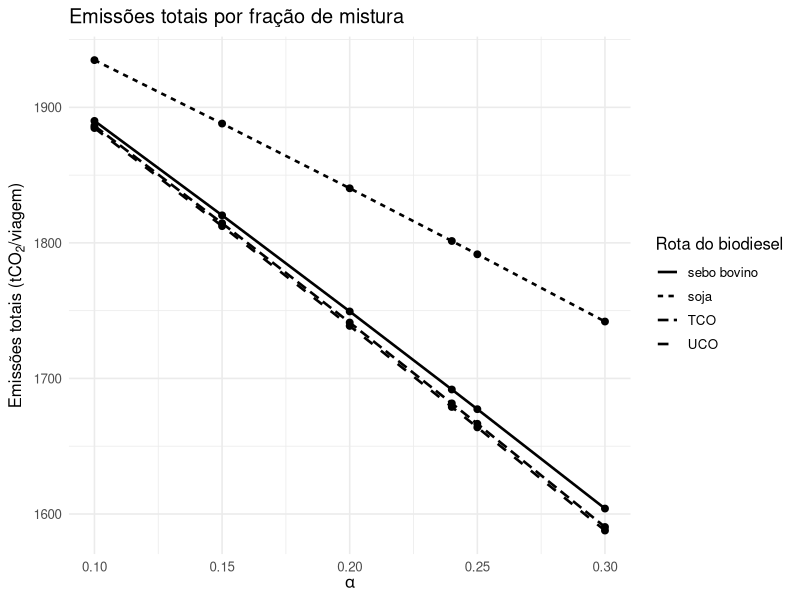
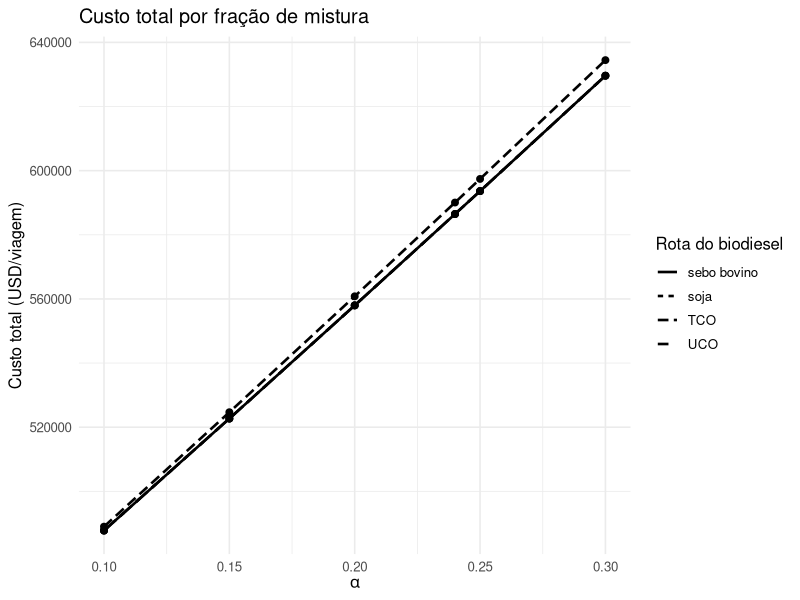
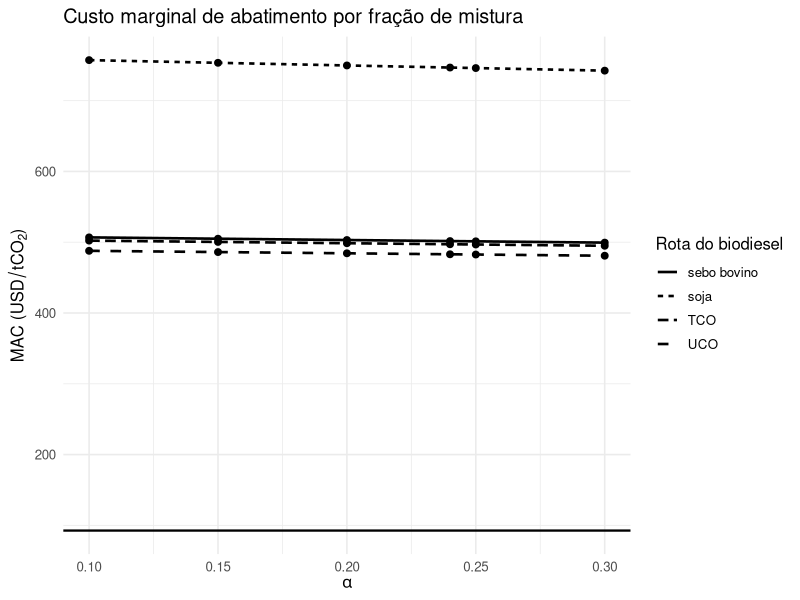
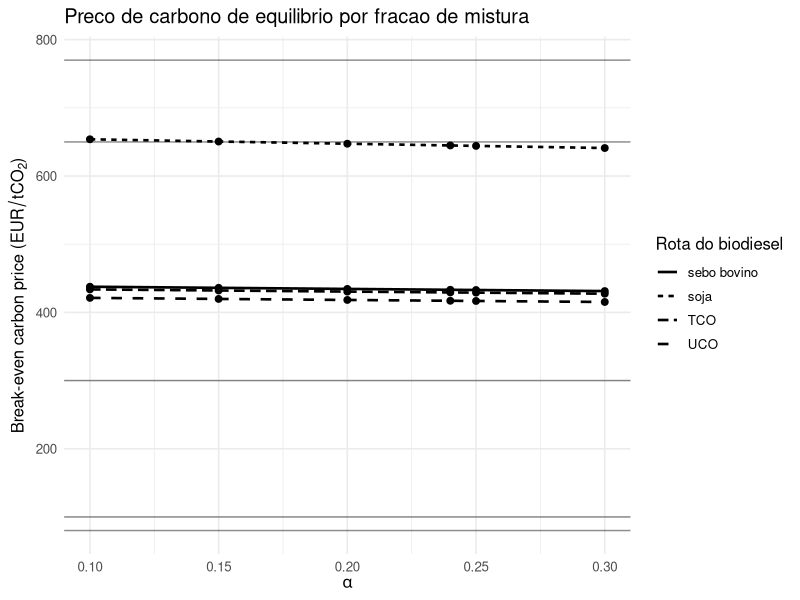
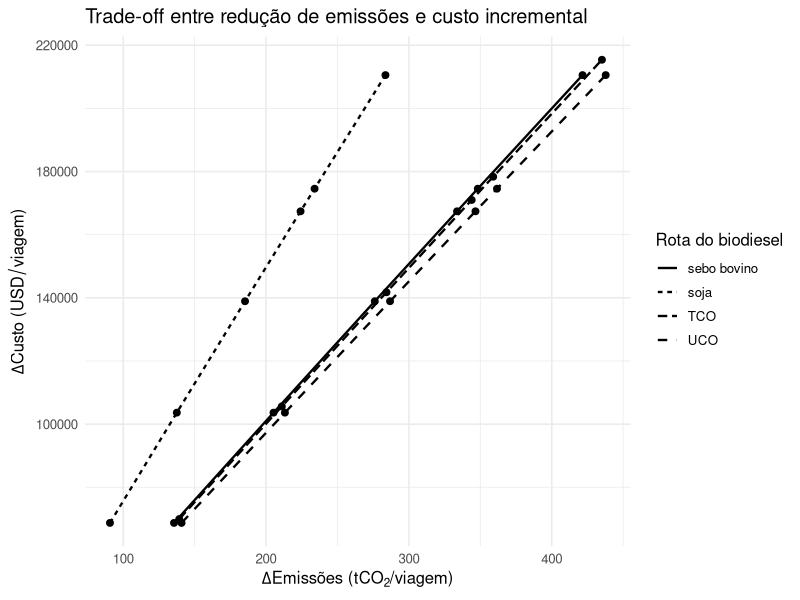
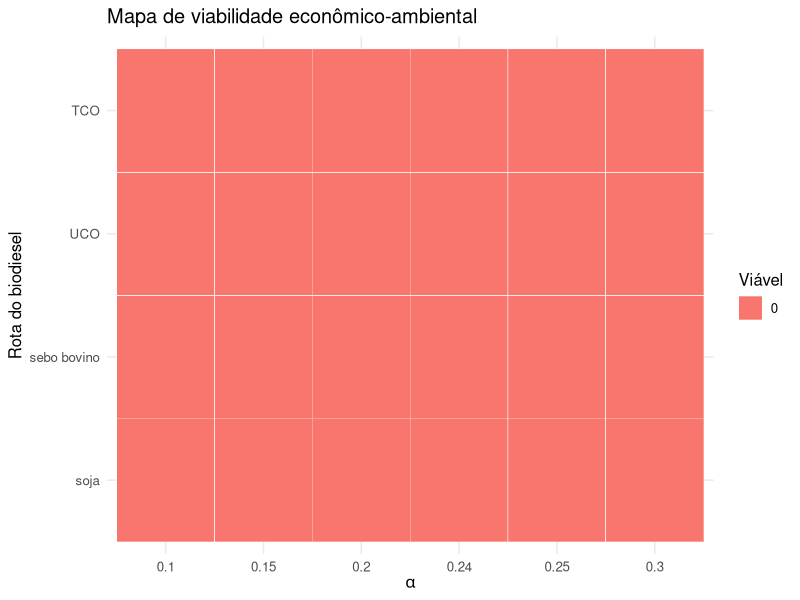
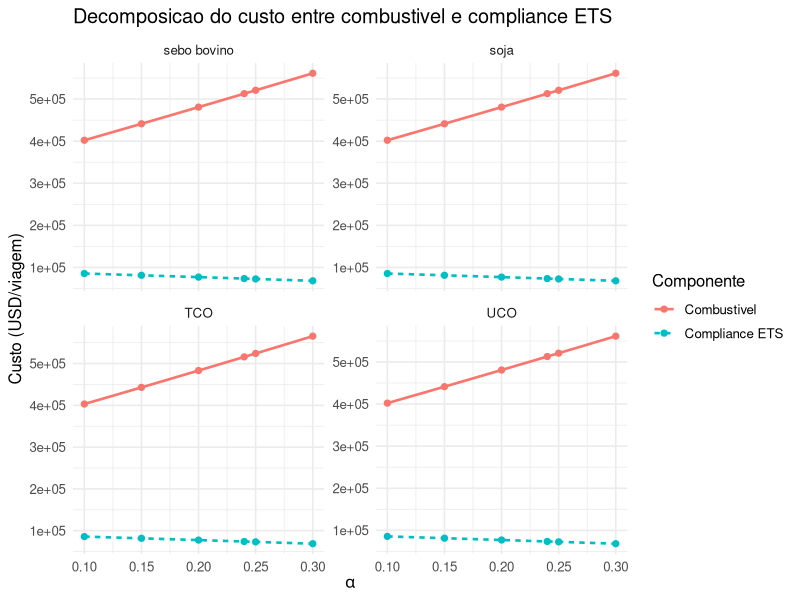
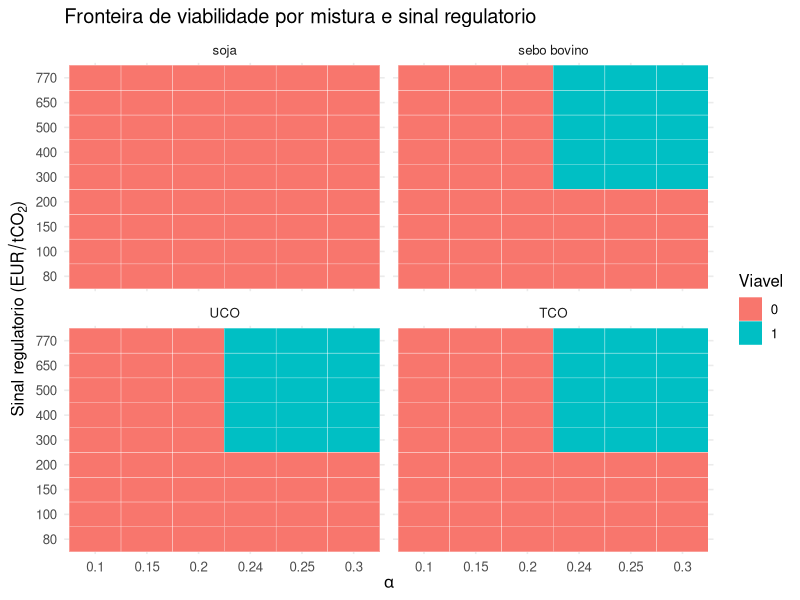

Generate these figures, in order, with R:
# ============================================================
# Planejamento experimental do modelo de biobunker
# Dissertação de mestrado - versão inicial
# ============================================================

# -----------------------------
# Pacotes
# -----------------------------
suppressPackageStartupMessages({
  library(dplyr)
  library(tidyr)
  library(purrr)
  library(ggplot2)
  library(readr)
  library(stringr)
  library(forcats)
})

# -----------------------------
# Diretórios de saída
# -----------------------------
dir.create("resultados", showWarnings = FALSE)
dir.create("resultados/tabelas", recursive = TRUE, showWarnings = FALSE)
dir.create("resultados/graficos", recursive = TRUE, showWarnings = FALSE)

# -----------------------------
# Parâmetros globais
# -----------------------------

# Rota-base: Santos -> Roterdã
D_base_km   <- 10120      # km
V_base_kmh  <- 25.93      # km/h
c_base_tday <- 40         # t/dia

# Conversões operacionais
c_base_th <- c_base_tday / 24  # t/h

# Misturas avaliadas
alpha_grid <- c(0.10, 0.15, 0.20, 0.24, 0.25, 0.30)

# Rotas de produção do biodiesel
# Neste trabalho, TCO = Technical Corn Oil (óleo técnico de milho).
# A sigla não se refere a Tall Oil Crude.
rotas_bio <- c("soja", "sebo bovino", "UCO", "TCO")

# Critérios de viabilidade
delta_ref <- 0.15           # referência para critério ambiental
gamma_ref_eur <- 80         # EUR/tCO2, referência para comparar com MAC

# Faixas para sensibilidade
delta_grid <- c(0.10, 0.15, 0.20, 0.25)
gamma_grid_eur <- c(60, 80, 100)

# Câmbio de referência para comparar MAC (USD/tCO2) com gamma de referência (EUR/tCO2).
# Fonte: ECB euro foreign exchange reference rates, USD = 1.1581 em 11/03/2026.
# https://www.ecb.europa.eu/stats/policy_and_exchange_rates/euro_reference_exchange_rates/html/index.en.html
eur_to_usd_ref <- 1.1581
gamma_ref <- gamma_ref_eur * eur_to_usd_ref
gamma_grid <- gamma_grid_eur * eur_to_usd_ref

# Componente gamma^comp associado ao custo explícito de compliance do EU ETS
# na rota Santos -> Roterdã, em modelagem simplificada.
# Regras-base:
# - viagens extra-UE para UE: 50% das emissões elegíveis cobertas;
# - phase-in: 100% para emissões de 2026 em diante;
# - biomassa sustentável elegível: fator zero para surrender no EU ETS.
gamma_comp_eur_ref <- 80
gamma_comp_usd_ref <- gamma_comp_eur_ref * eur_to_usd_ref
ets_coverage_ref <- 0.50
ets_phase_in_ref <- 1.00

# Sensibilidade econômica
pb_mult_grid    <- c(0.80, 1.00, 1.20)
pbio_mult_grid  <- c(0.80, 1.00, 1.20)

# Sensibilidade ambiental
fe_mult_grid <- c(0.90, 1.00, 1.10)

# Sensibilidade operacional
op_mult_grid <- c(0.90, 1.00, 1.10)

# Sensibilidade específica para TCO
tco_fe_mult_grid <- c(0.80, 1.00, 1.20)
tco_price_mult_grid <- c(0.70, 0.85, 1.00, 1.15)

# Penalidade de interação da mistura na eficiência do motor.
# Valor pequeno e configurável para evitar comportamento idealizado demais do blend.
# Base empírica para modelar efeito do teor de biodiesel sobre consumo/eficiência:
# - Gokalp, Buyukkaya, Soyhan (2011), Biomass and Bioenergy 35(8):3575-3583,
#   doi:10.1016/j.biombioe.2011.05.015. Em misturas com marine fuel e SME,
#   o BSFC aumenta e os blends de menor teor preservam melhor o desempenho.
# - Lujan et al. (2020), Applied Sciences 10(3):907, doi:10.3390/app10030907.
#   O aumento do teor de biodiesel eleva o consumo específico e reduz a BTE.
# - Zhu et al. (2012), Applied Energy 99:363-371, doi:10.1016/j.apenergy.2012.05.049.
#   BSFC e BTE variam com o blend e com a carga, indicando resposta não linear.
eta_blend_penalty <- 0.015

# -----------------------------
# Propriedades dos combustíveis
# -----------------------------

# Bunker fuel
PCI_b  <- 40.2             # MJ/kg
eta_b  <- 0.45
p_b    <- 0.50             # USD/kg
FE_b   <- 3.114            # kgCO2/kg

# Biodiesel por rota
# TCO = technical corn oil / distillers corn oil, subproduto da cadeia do milho
# e do etanol de milho. A sigla não se refere, aqui, a Tall Oil Crude.
# A literatura trata o TCO como óleo não comestível recuperado de thin
# stillage/DDGS em plantas dry mill de etanol de milho. No contexto regulatório
# europeu, o feedstock aparece na Union Database como matéria-prima
# reconhecida, mas sem marcação Annex IX, diferindo de UCO.
# Referências:
# - Wang et al. (2015), Biotechnol Biofuels 8:178, doi:10.1186/s13068-015-0350-8.
#   No método marginal, o biodiesel de technical corn oil apresentou 14 gCO2e/MJ.
# - Dhinesh et al. (2019), Data in Brief 25:104308, PMCID: PMC6838419.
#   O biodiesel B100 de corn oil methyl ester reportou calorific value de 36.64 MJ/kg.
# - Washington Administrative Code 173-424-110(137): define technical corn oil
#   como óleo não alimentar recuperado de thin stillage/DDGS.
# - Union Database for Biofuels (EC, revisão Nov/2025): "Technical corn oil"
#   listado como matéria-prima reconhecida, sem tag Annex IX.
# Observação metodológica: para TCO, o fator de emissão WTW é mais sensível ao
# método de alocação de coprodutos do que em rotas residuais mais consolidadas,
# razão pela qual o modelo inclui sensibilidade específica para FE e preço.
fuel_tbl <- tibble(
  rota = rotas_bio,
  PCI_bio = c(37.68, 37.68, 37.68, 36.64),      # MJ/kg
  eta_bio = c(0.43, 0.43, 0.43, 0.43),
  p_bio   = c(1.60, 1.60, 1.60, 1.60),          # USD/kg (valor inicial; pode ser ajustado)
  FE_bio  = c(1.32, 0.64, 0.56, 0.513)          # kgCO2/kg: soja, sebo bovino, UCO, TCO
)

FE_b_ttw_ets <- FE_b
FE_bio_ttw_ets <- 0

# -----------------------------
# Funções auxiliares
# -----------------------------

calc_operacao <- function(D_km, V_kmh, c_tday) {
  c_th <- c_tday / 24
  T_h  <- D_km / V_kmh
  F_t  <- c_th * T_h
  F_kg <- 1000 * F_t

  tibble(
    D_km = D_km,
    V_kmh = V_kmh,
    c_tday = c_tday,
    c_th = c_th,
    T_h = T_h,
    F_t = F_t,
    F_kg = F_kg
  )
}

calc_cenario <- function(alpha, rota,
                         D_km = D_base_km,
                         V_kmh = V_base_kmh,
                         c_tday = c_base_tday,
                         p_b_val = p_b,
                         FE_b_val = FE_b,
                         PCI_b_val = PCI_b,
                         eta_b_val = eta_b,
                         delta_val = delta_ref,
                         gamma_ref_val_eur = gamma_ref_eur,
                         eur_to_usd_val = eur_to_usd_ref,
                         gamma_comp_val_eur = gamma_comp_eur_ref,
                         ets_coverage_val = ets_coverage_ref,
                         ets_phase_in_val = ets_phase_in_ref,
                         FE_b_ttw_ets_val = FE_b_ttw_ets,
                         FE_bio_ttw_ets_val = FE_bio_ttw_ets,
                         eta_blend_penalty_val = eta_blend_penalty,
                         fuel_data = fuel_tbl) {

  op <- calc_operacao(D_km, V_kmh, c_tday)

  bio <- fuel_data %>% filter(rota == !!rota)

  stopifnot(nrow(bio) == 1)

  gamma_ref_val_usd <- gamma_ref_val_eur * eur_to_usd_val
  gamma_comp_val_usd <- gamma_comp_val_eur * eur_to_usd_val

  # Mantém o mesmo serviço energético útil da viagem em todos os cenários.
  # Essa é a comparação operacionalmente mais consistente: mesma rota, mesma carga,
  # mesma velocidade/meta de viagem, logo a demanda útil é fixa e a massa consumida
  # passa a depender do blend e da eficiência efetiva.
  E_req_MJ <- op$F_kg * PCI_b_val * eta_b_val

  PCI_mix <- (1 - alpha) * PCI_b_val + alpha * bio$PCI_bio
  p_mix   <- (1 - alpha) * p_b_val + alpha * bio$p_bio
  FE_mix  <- (1 - alpha) * FE_b_val + alpha * bio$FE_bio
  FE_mix_ets_ttw <- (1 - alpha) * FE_b_ttw_ets_val + alpha * FE_bio_ttw_ets_val
  eta_mix_ideal <- (((1 - alpha) * PCI_b_val * eta_b_val) +
    (alpha * bio$PCI_bio * bio$eta_bio)) / PCI_mix
  # A penalidade alpha*(1-alpha) representa desvio moderado do caso ideal de mistura.
  # Ela evita MAC constante em alpha e reflete o fato de que o desempenho do motor
  # com blends reais depende do teor de biodiesel, da atomização e da combustão.
  eta_mix <- pmax(eta_mix_ideal - eta_blend_penalty_val * alpha * (1 - alpha), 1e-9)
  e_mix_util_MJ_kg <- PCI_mix * eta_mix
  F_mix_kg <- E_req_MJ / e_mix_util_MJ_kg

  m_b_kg <- F_mix_kg * (1 - alpha)
  m_bio_kg <- F_mix_kg * alpha

  # Cenário convencional
  G0_kg <- op$F_kg * FE_b_val
  G0_t  <- G0_kg / 1000
  C0_fuel <- op$F_kg * p_b_val
  ETS0_t <- op$F_kg * FE_b_ttw_ets_val / 1000 * ets_coverage_val * ets_phase_in_val
  C0_comp <- ETS0_t * gamma_comp_val_usd
  C0 <- C0_fuel + C0_comp

  # Cenário mistura
  G_kg <- F_mix_kg * FE_mix
  G_t  <- G_kg / 1000
  C_fuel <- F_mix_kg * p_mix
  ETS_t <- F_mix_kg * FE_mix_ets_ttw / 1000 * ets_coverage_val * ets_phase_in_val
  C_comp <- ETS_t * gamma_comp_val_usd
  C <- C_fuel + C_comp

  Delta_G_t <- G0_t - G_t
  Delta_C   <- C - C0

  MAC <- ifelse(abs(Delta_G_t) < 1e-12, NA_real_, Delta_C / Delta_G_t)
  MAC_eur <- MAC / eur_to_usd_val
  break_even_usd <- MAC
  break_even_eur <- MAC_eur

  # Energia química e útil
  E_quim_MJ <- (m_b_kg * PCI_b_val) + (m_bio_kg * bio$PCI_bio)
  E_quim_GJ <- E_quim_MJ / 1000
  E_util_GJ <- E_quim_GJ * eta_mix
  eta_mix_eff <- ifelse(E_quim_GJ > 0, E_util_GJ / E_quim_GJ, NA_real_)

  # Critério de viabilidade
  V <- ifelse((G_t <= (1 - delta_val) * G0_t) & (!is.na(MAC)) & (MAC <= gamma_ref_val_usd), 1, 0)

  tibble(
    rota = rota,
    alpha = alpha,
    D_km = op$D_km,
    V_kmh = op$V_kmh,
    c_tday = op$c_tday,
    T_h = op$T_h,
    F_t = op$F_t,
    F0_kg = op$F_kg,
    F_kg = F_mix_kg,
    m_b_kg = m_b_kg,
    m_bio_kg = m_bio_kg,
    PCI_mix = PCI_mix,
    p_mix = p_mix,
    FE_mix = FE_mix,
    FE_mix_ets_ttw = FE_mix_ets_ttw,
    eta_mix = eta_mix_eff,
    E_req_GJ = E_req_MJ / 1000,
    E_quim_GJ = E_quim_GJ,
    E_util_GJ = E_util_GJ,
    G_t = G_t,
    ETS_t = ETS_t,
    C_fuel_USD = C_fuel,
    C_comp_USD = C_comp,
    C_USD = C,
    G0_t = G0_t,
    ETS0_t = ETS0_t,
    C0_fuel_USD = C0_fuel,
    C0_comp_USD = C0_comp,
    C0_USD = C0,
    Delta_G_t = Delta_G_t,
    Delta_C_USD = Delta_C,
    MAC_USD_tCO2 = MAC,
    MAC_EUR_tCO2 = MAC_eur,
    break_even_USD_tCO2 = break_even_usd,
    break_even_EUR_tCO2 = break_even_eur,
    delta_ref = delta_val,
    gamma_ref_eur = gamma_ref_val_eur,
    gamma_ref_usd = gamma_ref_val_usd,
    gamma_comp_eur = gamma_comp_val_eur,
    gamma_comp_usd = gamma_comp_val_usd,
    ets_coverage = ets_coverage_val,
    ets_phase_in = ets_phase_in_val,
    eur_to_usd = eur_to_usd_val,
    V = V
  )
}

save_plot <- function(plot_obj, filename, width = 9, height = 6, dpi = 300) {
  ggsave(
    filename = file.path("resultados/graficos", filename),
    plot = plot_obj,
    width = width,
    height = height,
    dpi = dpi,
    bg = "white"
  )
}

# -----------------------------
# Setup E1 - Cenário-base
# -----------------------------
res_E1 <- expand_grid(
  alpha = alpha_grid,
  rota = rotas_bio
) %>%
  pmap_dfr(\(alpha, rota) calc_cenario(alpha = alpha, rota = rota))

write_csv(res_E1, "resultados/tabelas/E1_cenario_base.csv")

# -----------------------------
# Setup E2 - Sensibilidade econômica
# -----------------------------
res_E2 <- expand_grid(
  alpha = alpha_grid,
  rota = rotas_bio,
  pb_mult = pb_mult_grid,
  pbio_mult = pbio_mult_grid
) %>%
  left_join(fuel_tbl, by = c("rota" = "rota")) %>%
  mutate(
    p_bio_adj = p_bio * pbio_mult,
    p_b_adj = p_b * pb_mult,
    fuel_data_adj = pmap(
      list(rota, PCI_bio, eta_bio, p_bio_adj, FE_bio),
      \(rota, PCI_bio, eta_bio, p_bio_adj, FE_bio) {
        tibble(
          rota = rota,
          PCI_bio = PCI_bio,
          eta_bio = eta_bio,
          p_bio = p_bio_adj,
          FE_bio = FE_bio
        )
      }
    ),
    data = pmap(
      list(alpha, rota, p_b_adj, fuel_data_adj),
      \(alpha, rota, p_b_adj, fuel_data_adj) {
        calc_cenario(
          alpha = alpha,
          rota = rota,
          p_b_val = p_b_adj,
          fuel_data = fuel_data_adj
        )
      }
    )
  ) %>%
  mutate(
    data = pmap(
      list(data, pb_mult, pbio_mult),
      \(data, pb_mult, pbio_mult) {
        bind_cols(tibble(pb_mult = pb_mult, pbio_mult = pbio_mult), data)
      }
    )
  ) %>%
  pull(data) %>%
  list_rbind()

write_csv(res_E2, "resultados/tabelas/E2_sensibilidade_economica.csv")

# -----------------------------
# Setup E3 - Sensibilidade ambiental
# -----------------------------
res_E3 <- expand_grid(
  alpha = alpha_grid,
  rota = rotas_bio,
  fe_mult = fe_mult_grid
) %>%
  left_join(fuel_tbl, by = c("rota" = "rota")) %>%
  mutate(
    FE_bio_adj = FE_bio * fe_mult,
    fuel_data_adj = pmap(
      list(rota, PCI_bio, eta_bio, p_bio, FE_bio_adj),
      \(rota, PCI_bio, eta_bio, p_bio, FE_bio_adj) {
        tibble(
          rota = rota,
          PCI_bio = PCI_bio,
          eta_bio = eta_bio,
          p_bio = p_bio,
          FE_bio = FE_bio_adj
        )
      }
    ),
    data = pmap(
      list(alpha, rota, fuel_data_adj),
      \(alpha, rota, fuel_data_adj) {
        calc_cenario(
          alpha = alpha,
          rota = rota,
          fuel_data = fuel_data_adj
        )
      }
    )
  ) %>%
  mutate(
    data = pmap(
      list(data, fe_mult),
      \(data, fe_mult) bind_cols(tibble(fe_mult = fe_mult), data)
    )
  ) %>%
  pull(data) %>%
  list_rbind()

write_csv(res_E3, "resultados/tabelas/E3_sensibilidade_ambiental.csv")

# -----------------------------
# Setup E4 - Sensibilidade regulatória
# -----------------------------
res_E4 <- expand_grid(
  alpha = alpha_grid,
  rota = rotas_bio,
  gamma_ref_eur = gamma_grid_eur,
  delta_ref = delta_grid
) %>%
  mutate(
    data = pmap(
      list(alpha, rota, delta_ref, gamma_ref_eur),
      \(alpha, rota, delta_ref, gamma_ref_eur) {
        calc_cenario(
          alpha = alpha,
          rota = rota,
          delta_val = delta_ref,
          gamma_ref_val_eur = gamma_ref_eur
        )
      }
    )
  ) %>%
  pull(data) %>%
  list_rbind()

write_csv(res_E4, "resultados/tabelas/E4_sensibilidade_regulatoria.csv")

# -----------------------------
# Setup E5 - Sensibilidade operacional
# -----------------------------
res_E5 <- expand_grid(
  alpha = alpha_grid,
  rota = rotas_bio,
  D_mult = op_mult_grid,
  V_mult = op_mult_grid,
  c_mult = op_mult_grid
) %>%
  mutate(
    D_adj = D_base_km * D_mult,
    V_adj = V_base_kmh * V_mult,
    c_adj = c_base_tday * c_mult,
    data = pmap(
      list(alpha, rota, D_adj, V_adj, c_adj),
      \(alpha, rota, D_adj, V_adj, c_adj) {
        calc_cenario(
          alpha = alpha,
          rota = rota,
          D_km = D_adj,
          V_kmh = V_adj,
          c_tday = c_adj
        )
      }
    )
  ) %>%
  mutate(
    data = pmap(
      list(data, D_mult, V_mult, c_mult),
      \(data, D_mult, V_mult, c_mult) {
        bind_cols(tibble(D_mult = D_mult, V_mult = V_mult, c_mult = c_mult), data)
      }
    )
  ) %>%
  pull(data) %>%
  list_rbind()

write_csv(res_E5, "resultados/tabelas/E5_sensibilidade_operacional.csv")

# -----------------------------
# Setup E6 - Caminhos de viabilidade regulatória
# -----------------------------
policy_tbl <- tibble(
  policy_path = c(
    "EU ETS - referencia",
    "EU ETS - teto recente",
    "Carbono reforcado I",
    "Carbono reforcado II",
    "Inducao forte I",
    "Inducao forte II",
    "Inducao forte III",
    "FuelEU implicito - baixo",
    "FuelEU implicito - alto"
  ),
  gamma_ref_signal_eur = c(80, 100, 150, 200, 300, 400, 500, 650, 770),
  gamma_comp_signal_eur = c(80, 100, 150, 200, 300, 400, 500, 650, 770)
)

res_E6 <- expand_grid(
  alpha = alpha_grid,
  rota = rotas_bio,
  policy_path = policy_tbl$policy_path
) %>%
  left_join(policy_tbl, by = "policy_path") %>%
  mutate(
    data = pmap(
      list(alpha, rota, gamma_ref_signal_eur, gamma_comp_signal_eur),
      \(alpha, rota, gamma_ref_signal_eur, gamma_comp_signal_eur) {
        calc_cenario(
          alpha = alpha,
          rota = rota,
          gamma_ref_val_eur = gamma_ref_signal_eur,
          gamma_comp_val_eur = gamma_comp_signal_eur
        )
      }
    )
  ) %>%
  mutate(
    data = pmap(
      list(data, policy_path, gamma_ref_signal_eur, gamma_comp_signal_eur),
      \(data, policy_path, gamma_ref_signal_eur, gamma_comp_signal_eur) {
        bind_cols(
          tibble(
            policy_path = policy_path,
            gamma_ref_signal_eur = gamma_ref_signal_eur,
            gamma_comp_signal_eur = gamma_comp_signal_eur
          ),
          data
        )
      }
    )
  ) %>%
  pull(data) %>%
  list_rbind()

write_csv(res_E6, "resultados/tabelas/E6_caminhos_viabilidade.csv")

# -----------------------------
# Setup E7 - Sensibilidade específica para TCO
# -----------------------------
tco_row <- fuel_tbl %>% filter(rota == "TCO")

res_E7 <- expand_grid(
  alpha = alpha_grid,
  tco_fe_mult = tco_fe_mult_grid,
  tco_price_mult = tco_price_mult_grid
) %>%
  mutate(
    fuel_data_adj = pmap(
      list(tco_fe_mult, tco_price_mult),
      \(tco_fe_mult, tco_price_mult) {
        fuel_tbl %>%
          mutate(
            p_bio = if_else(rota == "TCO", tco_row$p_bio * tco_price_mult, p_bio),
            FE_bio = if_else(rota == "TCO", tco_row$FE_bio * tco_fe_mult, FE_bio)
          )
      }
    ),
    data = pmap(
      list(alpha, fuel_data_adj),
      \(alpha, fuel_data_adj) {
        calc_cenario(
          alpha = alpha,
          rota = "TCO",
          fuel_data = fuel_data_adj
        )
      }
    )
  ) %>%
  mutate(
    data = pmap(
      list(data, tco_fe_mult, tco_price_mult),
      \(data, tco_fe_mult, tco_price_mult) {
        bind_cols(
          tibble(tco_fe_mult = tco_fe_mult, tco_price_mult = tco_price_mult),
          data
        )
      }
    )
  ) %>%
  pull(data) %>%
  list_rbind()

write_csv(res_E7, "resultados/tabelas/E7_sensibilidade_tco.csv")

# ============================================================
# Gráficos principais da dissertação / artigo
# ============================================================

# -----------------------------
# Gráfico 1 - Emissões vs alpha
# -----------------------------
g1 <- ggplot(res_E1, aes(x = alpha, y = G_t, group = rota, linetype = rota)) +
  geom_line(linewidth = 0.9) +
  geom_point(size = 2) +
  labs(
    x = expression(alpha),
    y = expression("Emissões totais " * "(" * t * CO[2] * "/" * "viagem" * ")"),
    title = "Emissões totais por fração de mistura",
    linetype = "Rota do biodiesel"
  ) +
  theme_minimal(base_size = 12)

save_plot(g1, "grafico_01_emissoes_vs_alpha.png")

# -----------------------------
# Gráfico 2 - Custo total vs alpha
# -----------------------------
g2 <- ggplot(res_E1, aes(x = alpha, y = C_USD, group = rota, linetype = rota)) +
  geom_line(linewidth = 0.9) +
  geom_point(size = 2) +
  labs(
    x = expression(alpha),
    y = "Custo total (USD/viagem)",
    title = "Custo total por fração de mistura",
    linetype = "Rota do biodiesel"
  ) +
  theme_minimal(base_size = 12)

save_plot(g2, "grafico_02_custo_vs_alpha.png")

# -----------------------------
# Gráfico 3 - MAC vs alpha
# -----------------------------
g3 <- ggplot(res_E1, aes(x = alpha, y = MAC_USD_tCO2, group = rota, linetype = rota)) +
  geom_line(linewidth = 0.9) +
  geom_point(size = 2) +
  geom_hline(yintercept = gamma_ref, linewidth = 0.8) +
  labs(
    x = expression(alpha),
    y = expression("MAC " * "(" * USD/tCO[2] * ")"),
    title = "Custo marginal de abatimento por fração de mistura",
    linetype = "Rota do biodiesel"
  ) +
  theme_minimal(base_size = 12)

save_plot(g3, "grafico_03_mac_vs_alpha.png")

# -----------------------------
# Gráfico 3B - Break-even carbon price vs alpha
# -----------------------------
policy_lines <- tibble(
  y = c(80, 100, 300, 650, 770),
  label = c(
    "EU ETS ref. 80",
    "EU ETS teto 100",
    "Inducao forte 300",
    "FuelEU impl. 650",
    "FuelEU impl. 770"
  )
)

g3b <- ggplot(res_E1, aes(x = alpha, y = break_even_EUR_tCO2, group = rota, linetype = rota)) +
  geom_hline(data = policy_lines, aes(yintercept = y), linewidth = 0.5, alpha = 0.45) +
  geom_line(linewidth = 0.9) +
  geom_point(size = 2) +
  labs(
    x = expression(alpha),
    y = expression("Break-even carbon price " * "(" * EUR/tCO[2] * ")"),
    title = "Preco de carbono de equilibrio por fracao de mistura",
    linetype = "Rota do biodiesel"
  ) +
  theme_minimal(base_size = 12)

save_plot(g3b, "grafico_03b_break_even_vs_alpha.png")

# -----------------------------
# Gráfico 4 - Trade-off DeltaG vs DeltaC
# -----------------------------
g4 <- ggplot(res_E1, aes(x = Delta_G_t, y = Delta_C_USD, linetype = rota)) +
  geom_point(size = 2) +
  geom_path(linewidth = 0.8) +
  labs(
    x = expression(Delta * "Emissões " * "(" * t * CO[2] * "/" * "viagem" * ")"),
    y = expression(Delta * "Custo " * "(" * USD/viagem * ")"),
    title = "Trade-off entre redução de emissões e custo incremental",
    linetype = "Rota do biodiesel"
  ) +
  theme_minimal(base_size = 12)

save_plot(g4, "grafico_04_tradeoff_deltaG_deltaC.png")

# -----------------------------
# Gráfico 5 - Heatmap de viabilidade
# -----------------------------
heat_E4 <- res_E4 %>%
  filter(delta_ref == delta_ref[1] | delta_ref == 0.15) %>%
  filter(gamma_ref_eur == gamma_ref_eur[1] | gamma_ref_eur == 80) %>%
  mutate(
    rota = factor(rota, levels = c("soja", "sebo bovino", "UCO", "TCO")),
    alpha_f = factor(alpha)
  )

g5 <- ggplot(heat_E4, aes(x = alpha_f, y = rota, fill = factor(V))) +
  geom_tile(color = "white") +
  labs(
    x = expression(alpha),
    y = "Rota do biodiesel",
    fill = "Viável",
    title = "Mapa de viabilidade econômico-ambiental"
  ) +
  theme_minimal(base_size = 12)

save_plot(g5, "grafico_05_heatmap_viabilidade.png")

# -----------------------------
# Gráfico 6 - Decomposição do custo total
# -----------------------------
cost_breakdown <- res_E1 %>%
  select(rota, alpha, C_fuel_USD, C_comp_USD) %>%
  pivot_longer(
    cols = c(C_fuel_USD, C_comp_USD),
    names_to = "componente",
    values_to = "custo_usd"
  ) %>%
  mutate(
    componente = recode(
      componente,
      "C_fuel_USD" = "Combustivel",
      "C_comp_USD" = "Compliance ETS"
    )
  )

g6 <- ggplot(cost_breakdown, aes(x = alpha, y = custo_usd, color = componente, linetype = componente)) +
  geom_line(linewidth = 0.9) +
  geom_point(size = 1.8) +
  facet_wrap(~ rota, scales = "free_y") +
  labs(
    x = expression(alpha),
    y = "Custo (USD/viagem)",
    color = "Componente",
    linetype = "Componente",
    title = "Decomposicao do custo entre combustivel e compliance ETS"
  ) +
  theme_minimal(base_size = 12)

save_plot(g6, "grafico_06_decomposicao_custo.png")

# -----------------------------
# Gráfico 7 - Fronteira de viabilidade regulatória
# -----------------------------
frontier_E6 <- res_E6 %>%
  mutate(
    rota = factor(rota, levels = c("soja", "sebo bovino", "UCO", "TCO")),
    alpha_f = factor(alpha),
    policy_f = factor(gamma_ref_signal_eur, levels = sort(unique(gamma_ref_signal_eur)))
  )

g7 <- ggplot(frontier_E6, aes(x = alpha_f, y = policy_f, fill = factor(V))) +
  geom_tile(color = "white") +
  facet_wrap(~ rota) +
  labs(
    x = expression(alpha),
    y = expression("Sinal regulatorio " * "(" * EUR/tCO[2] * ")"),
    fill = "Viavel",
    title = "Fronteira de viabilidade por mistura e sinal regulatorio"
  ) +
  theme_minimal(base_size = 12)

save_plot(g7, "grafico_07_fronteira_viabilidade.png")

# -----------------------------
# Gráfico 8 - Heatmap de break-even
# -----------------------------
heat_break_even <- res_E1 %>%
  mutate(
    rota = factor(rota, levels = c("soja", "sebo bovino", "UCO", "TCO")),
    alpha_f = factor(alpha)
  )

g8 <- ggplot(heat_break_even, aes(x = alpha_f, y = rota, fill = break_even_EUR_tCO2)) +
  geom_tile(color = "white") +
  labs(
    x = expression(alpha),
    y = "Rota do biodiesel",
    fill = expression("Break-even" ~ "(" * EUR/tCO[2] * ")"),
    title = "Preco de carbono de equilibrio por rota e fracao de mistura"
  ) +
  theme_minimal(base_size = 12)

save_plot(g8, "grafico_08_heatmap_break_even.png")

# ============================================================
# Tabelas-resumo
# ============================================================

# Resumo E1
resumo_E1 <- res_E1 %>%
  group_by(rota) %>%
  summarise(
    G_min_t = min(G_t, na.rm = TRUE),
    G_max_t = max(G_t, na.rm = TRUE),
    C_min_USD = min(C_USD, na.rm = TRUE),
    C_max_USD = max(C_USD, na.rm = TRUE),
    MAC_min = min(MAC_USD_tCO2, na.rm = TRUE),
    MAC_max = max(MAC_USD_tCO2, na.rm = TRUE),
    n_viaveis = sum(V, na.rm = TRUE),
    .groups = "drop"
  )

write_csv(resumo_E1, "resultados/tabelas/resumo_E1.csv")

resumo_break_even <- res_E1 %>%
  group_by(rota) %>%
  slice_min(order_by = break_even_EUR_tCO2, n = 1, with_ties = FALSE) %>%
  ungroup() %>%
  transmute(
    rota,
    alpha_break_even_min = alpha,
    break_even_min_eur_tco2 = break_even_EUR_tCO2,
    reducao_emissoes_pct = 100 * Delta_G_t / G0_t,
    custo_total_usd = C_USD
  )

write_csv(resumo_break_even, "resultados/tabelas/resumo_break_even.csv")

resumo_E7_tco <- res_E7 %>%
  group_by(tco_fe_mult, tco_price_mult) %>%
  summarise(
    break_even_min_eur_tco2 = min(break_even_EUR_tCO2, na.rm = TRUE),
    alpha_break_even_min = alpha[which.min(break_even_EUR_tCO2)],
    n_viaveis = sum(V, na.rm = TRUE),
    .groups = "drop"
  )

write_csv(resumo_E7_tco, "resultados/tabelas/resumo_E7_tco.csv")

# Tabela específica alpha = 0.24
tab_B24 <- res_E1 %>%
  filter(abs(alpha - 0.24) < 1e-9) %>%
  select(
    rota, alpha, E_util_GJ, C_USD, G_t, Delta_G_t, Delta_C_USD, MAC_USD_tCO2, V
  )

write_csv(tab_B24, "resultados/tabelas/tabela_B24.csv")

# Reprodução do exemplo numérico da Seção III.9 segundo o modelo executado
calc_exemplo_capitulo3 <- function() {
  base_row <- calc_cenario(alpha = 0, rota = "sebo bovino") %>%
    slice(1)

  mix_rows <- res_E1 %>%
    filter(abs(alpha - 0.24) < 1e-9) %>%
    transmute(
      cenario = recode(
        rota,
        "soja" = "B24 Soja",
        "sebo bovino" = "B24 Sebo",
        "UCO" = "B24 UCO",
        "TCO" = "B24 TCO"
      ),
      massa_total_kg = F_kg,
      massa_bunker_kg = m_b_kg,
      massa_biodiesel_kg = m_bio_kg,
      energia_GJ = E_util_GJ,
      custo_USD = C_USD,
      CO2_t = G_t,
      reducao_pct = 100 * Delta_G_t / G0_t,
      MAC_USD_tCO2 = MAC_USD_tCO2
    )

  bind_rows(
    tibble(
      cenario = "bunker fuel",
      massa_total_kg = base_row$F_kg,
      massa_bunker_kg = base_row$F_kg,
      massa_biodiesel_kg = 0,
      energia_GJ = base_row$E_util_GJ,
      custo_USD = base_row$C_USD,
      CO2_t = base_row$G_t,
      reducao_pct = 0,
      MAC_USD_tCO2 = NA_real_
    ),
    mix_rows
  ) %>%
    mutate(
      cenario = factor(
        cenario,
        levels = c("bunker fuel", "B24 Sebo", "B24 UCO", "B24 TCO", "B24 Soja")
      )
    ) %>%
    arrange(cenario) %>%
    mutate(
      massa_total_kg = round(massa_total_kg, 0),
      massa_bunker_kg = round(massa_bunker_kg, 0),
      massa_biodiesel_kg = round(massa_biodiesel_kg, 0),
      energia_GJ = round(energia_GJ, 3),
      custo_USD = round(custo_USD, 0),
      CO2_t = round(CO2_t, 3),
      reducao_pct = round(reducao_pct, 3),
      MAC_USD_tCO2 = round(MAC_USD_tCO2, 3)
    )
}

tab_capitulo3_B24 <- calc_exemplo_capitulo3()

write_csv(tab_capitulo3_B24, "resultados/tabelas/tabela_capitulo3_B24.csv")

# ============================================================
# Mensagem final
# ============================================================
cat("\nPlanejamento experimental executado com sucesso.\n")
cat("Arquivos salvos em:\n")
cat("- resultados/tabelas/\n")
cat("- resultados/graficos/\n\n")
